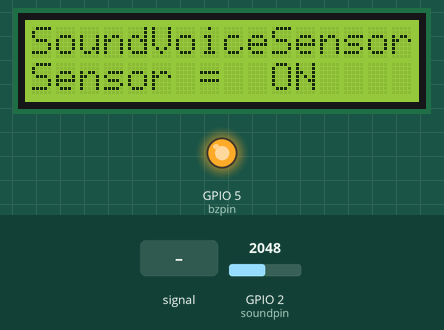
Simulated run of this sketch. Board: ESP32. On the bench: 16×2 character LCD, output pins drawn as LEDs (lit = HIGH). Inputs (shaded band) come from the test bench; at power-on: GPIO 2 (soundpin) = 2048. What the sketch prints to the serial monitor is not drawn.

Above: at 3.2 s.
3.3 s: GPIO 2 (soundpin) set to 418
6.0 s: GPIO 2 (soundpin) set to 381
At 7.2 s:
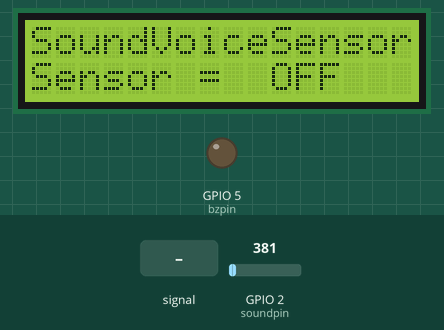
8.7 s: GPIO 2 (soundpin) fed a 200 Hz sine of ±327 counts around its level
At 9.8 s:
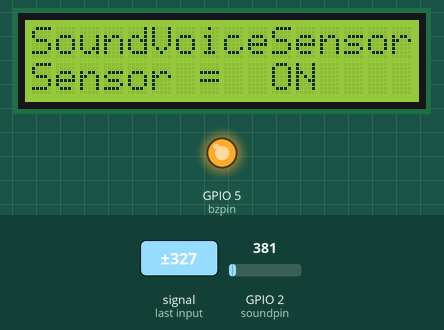
15.0 s: GPIO 2 (soundpin) set to 360
At 17.5 s:
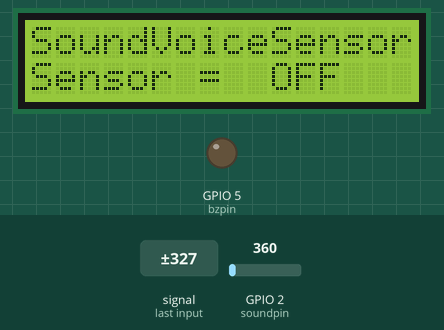
Timing chart, 0 to 19.0 s (numbered marks = the images above; inputs shaded):
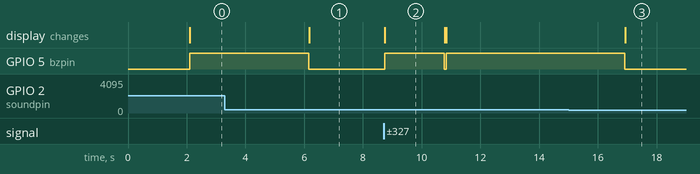

Measured:
- the behaviour switches between 400 and 399 on GPIO 2 (soundpin) (found by bisection; images 0 and 1)
- after the input at 3.3 s, every drawn part: stays the same
- after the input at 6.0 s, GPIO 5 (bzpin): HIGH → LOW after 0.16 s; the display: changes after 0.16 s (image 1)
- after the input at 8.7 s, GPIO 5 (bzpin): LOW → HIGH at once, → LOW 2.0 s later, → HIGH 0.06 s later; the display: changes after 0.05 s (image 2)
- after the input at 15.0 s, GPIO 5 (bzpin): goes on until 16.9 s, then stays LOW
- what the display in image 2 shows lasts 2.1 s, from 8.7 s to 10.8 s

The sketch:

KY-037_WITH_LCD.ino
```cpp
#include <LiquidCrystal_I2C.h>
#include <Wire.h>

const int soundpin = 2;  // Sound sensor input pin
const int bzpin = 5;      // Buzzer pin
const int threshold = 400; // Threshold value for sound sensor

LiquidCrystal_I2C lcd(0x27, 16, 2); // LCD I2C address, 16 columns, 2 rows

void setup() {
  Serial.begin(9600);
  pinMode(soundpin, INPUT);
  pinMode(bzpin, OUTPUT);

  lcd.init();  // Initialize LCD
  lcd.backlight();  // Turn on the backlight

  // Display welcome message
  lcd.setCursor(0, 0);
  lcd.print("Hello");
  lcd.setCursor(0, 1);
  lcd.print("World");
  delay(2000);
  lcd.clear();
}

void loop() {
  int soundsens = analogRead(soundpin);  // Read data from sound sensor

  lcd.setCursor(0, 0);
  lcd.print("SoundVoiceSensor");
  lcd.setCursor(0, 1);
  lcd.print("Sensor = ");

  if (soundsens >= threshold) {
    digitalWrite(bzpin, HIGH);  // Activate buzzer
    lcd.setCursor(9, 1);
    lcd.print(" ON ");
    delay(2000);
  } else {
    Serial.println("SoundVoice = OFF");
    digitalWrite(bzpin, LOW);  // Deactivate buzzer
    lcd.setCursor(9, 1);
    lcd.print(" OFF");
  }
}
```
